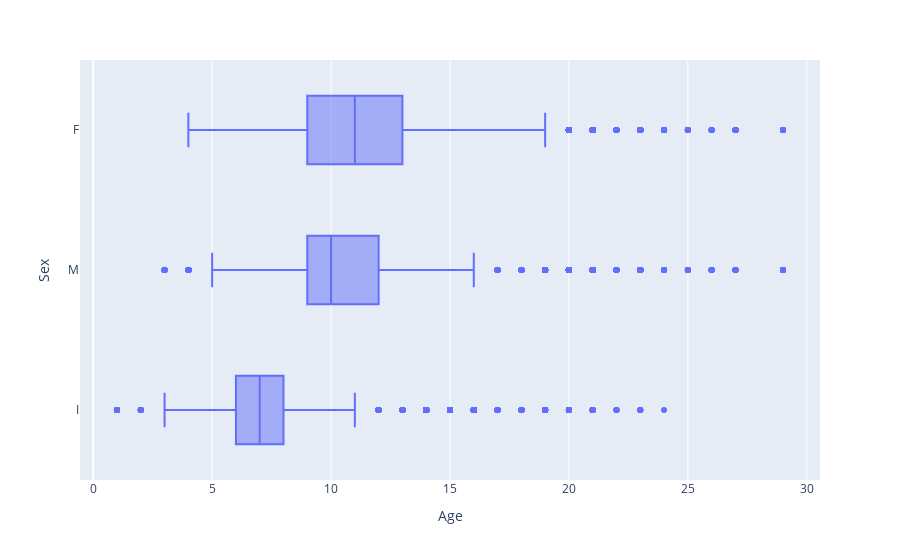

The notebook cell this image was saved under:
### Code cell
px.box(data_frame=train, x='Age', y='Sex')

### Figure 1 — Plotly figure (JSON) as saved in the notebook; plotly's stock layout.template omitted (floating-point values rounded to 4 significant figures; data arrays with more than 128 entries replaced by an {"elided": "..."} marker saying what was removed)
{"data": [{"alignmentgroup": "True", "hovertemplate": "Age=%{x}<br>Sex=%{y}<extra></extra>", "legendgroup": "", "marker": {"color": "#636efa"}, "name": "", "notched": false, "offsetgroup": "", "orientation": "h", "showlegend": false, "type": "box", "x": {"elided": "74051 int values"}, "x0": " ", "xaxis": "x", "y": {"elided": "74051 str values"}, "y0": " ", "yaxis": "y"}], "layout": {"boxmode": "group", "legend": {"tracegroupgap": 0}, "margin": {"t": 60}, "xaxis": {"anchor": "y", "domain": [0, 1], "title": {"text": "Age"}}, "yaxis": {"anchor": "x", "domain": [0, 1], "title": {"text": "Sex"}}}}
